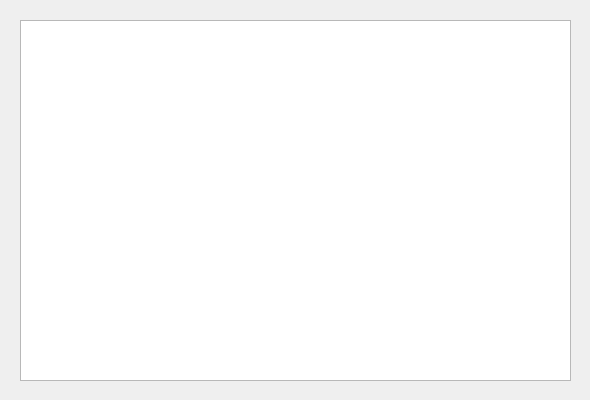
<?xml version="1.0" encoding="UTF-8"?>
<ui version="4.0">
 <class>Form</class>
 <widget class="QWidget" name="Form">
  <property name="geometry">
   <rect>
    <x>0</x>
    <y>0</y>
    <width>590</width>
    <height>400</height>
   </rect>
  </property>
  <property name="font">
   <font>
    <family>Arial</family>
    <pointsize>12</pointsize>
   </font>
  </property>
  <property name="windowTitle">
   <string>coffee</string>
  </property>
  <widget class="QTableWidget" name="table">
   <property name="geometry">
    <rect>
     <x>20</x>
     <y>20</y>
     <width>551</width>
     <height>361</height>
    </rect>
   </property>
  </widget>
 </widget>
 <resources/>
 <connections/>
</ui>
